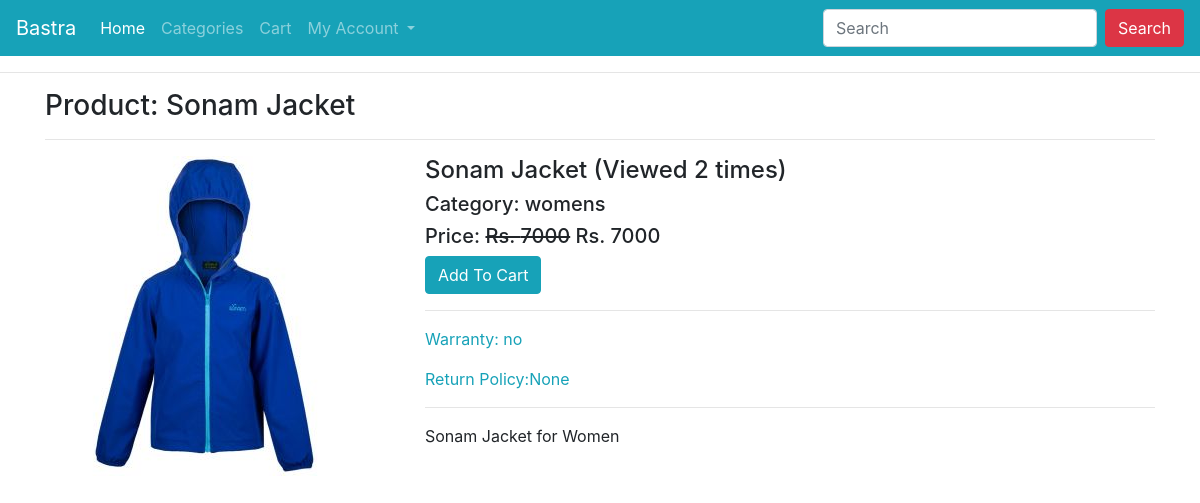
The page /product/Winter_Jacket/ on the database its author committed.
### ecomapp/models.py (models this page shows, shortened)
class Product(models.Model):
    title = models.CharField(max_length=200)
    slug = models.SlugField(unique=True)
    category = models.ForeignKey(Category, on_delete=models.CASCADE)
    image = models.ImageField(upload_to="products")
    marked_price = models.PositiveIntegerField()
    selling_price = models.PositiveIntegerField()
    description = models.TextField()
    warranty = models.CharField(max_length=300, null=True, blank=True)
    return_policy = models.CharField(max_length=300, null=True, blank=True)
    view_count = models.PositiveIntegerField(default=0)

class Category(models.Model):
    title = models.CharField(max_length=200)
    slug = models.SlugField(unique=True)
    def __str__(self):
        return self.title

### ecomapp/views.py (the view)
# urls.py: path("product/<slug:slug>/", ProductDetailView.as_view(), name="productdetail"),
class ProductDetailView(EcomMixin, TemplateView):
    template_name = "productdetail.html"
    def get_context_data(self, **kwargs):
        context = super().get_context_data(**kwargs)
        url_slug = self.kwargs['slug']
        product = Product.objects.get(slug=url_slug)
        product.view_count += 1
        product.save()
        context['product'] = product
        return context

### ecomapp/views.py (called while the page is built)
    def dispatch(self, request, *args, **kwargs):
        cart_id = request.session.get("cart_id")
        if cart_id:
            cart_obj = Cart.objects.get(id=cart_id)
            if request.user.is_authenticated and request.user.customer:
                cart_obj.customer = request.user.customer
                cart_obj.save()
        return super().dispatch(request, *args, **kwargs)

### templates/productdetail.html (shortened to what this page needs)
{% extends 'base.html' %}
{% block content %}
<div class="container">
    <h3>Product: {{product.title}}</h3><hr>
    <div class="row">
        <div class="col-md-4">
            <img src="{{product.image.url}}" alt="" class="img-fluid">
        </div>
        <div class="col-md-8">
            <h4>{{product.title}} (Viewed {{product.view_count}} times)</h4>
            <h5>Category: {{product.category}}</h5>
            <h5>Price: <strike>Rs. {{product.marked_price}}</strike> Rs. {{product.selling_price}}</h5>
            <a href="{% url 'ecomapp:addtocart' product.id %}" class="btn btn-info">Add To Cart</a>
            <hr>
            <p class="text-info">Warranty: {{product.warranty}}</p>
            <p class="text-info">Return Policy:{{product.return_policy}}</p>
            <hr>
            <p>{{product.description}}</p>
        </div>
    </div>
</div>
{% endblock %}

### rows shown on the page
Product: title "Sonam Jacket", image (picture), view_count "2", category "womens", marked_price "7000", selling_price "7000", warranty "no", return_policy "None", description "Sonam Jacket for Women"
